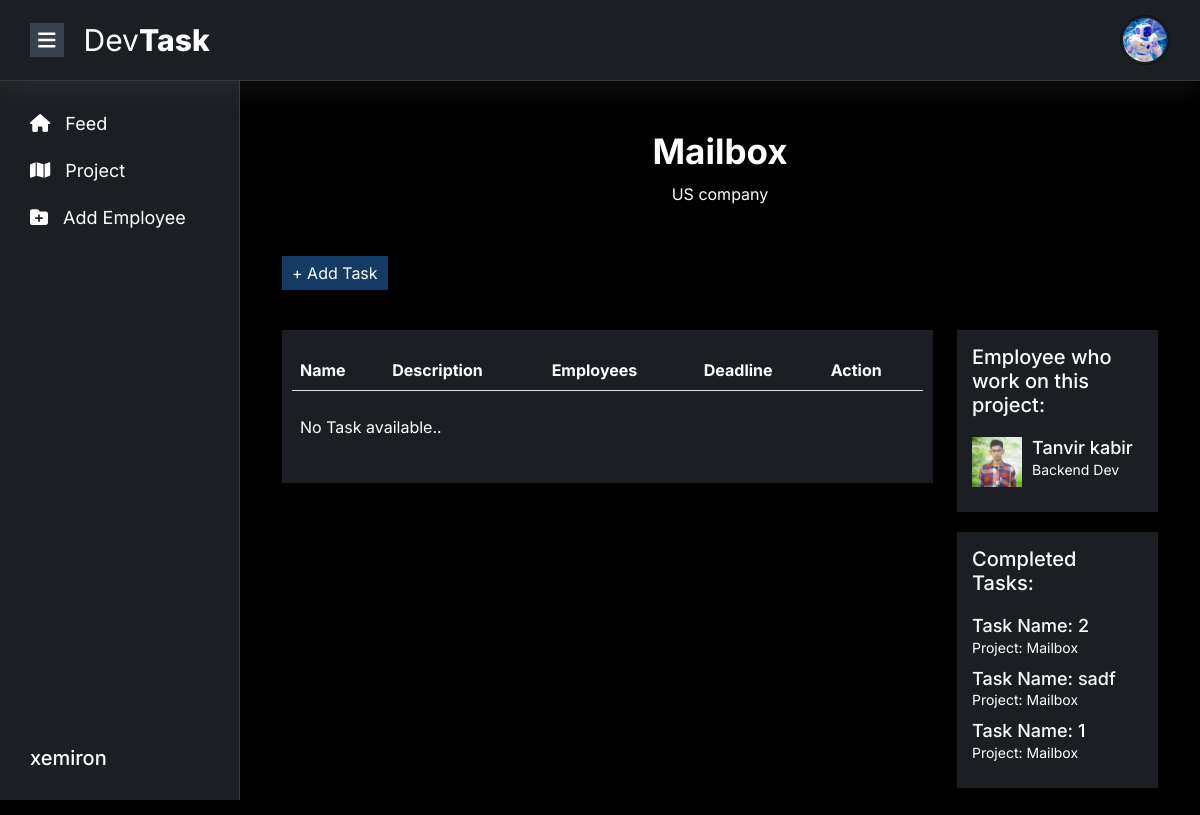
The page /single-project/mailbox (signed in) on the database its author committed.
### account/models.py (models this page shows, shortened)
class User(AbstractUser):
    ROLE_CHOICES = [
        ('owner', 'Owner'),
        ('manager', 'Manager'),
        ('employee', 'Employee'),
    ]
    role = models.CharField(max_length=20, choices=ROLE_CHOICES, default='owner')
    image = models.ImageField(upload_to='profile/', default='../static/images/bot.jpg')
    company = models.CharField(max_length=255)
    position = models.CharField(max_length=255, blank=True, null=True)

### main/models.py (models this page shows, shortened)
class Project(models.Model):
    slug = AutoSlugField(populate_from='name', unique=True)
    name = models.CharField(max_length=255)
    description = models.TextField(blank=True, null=True)
    employee = models.ManyToManyField(User, related_name="projects")
    user = models.ForeignKey(User, on_delete=models.CASCADE, related_name='created_projects')
    created_at = models.DateTimeField(auto_now_add=True)
    class Meta:
        ordering = ['-created_at']
    def __str__(self):
        return self.name

class Task(models.Model):
    name = models.CharField(max_length=255)
    description = models.TextField(blank=True, null=True)
    project = models.ForeignKey(Project, on_delete=models.CASCADE, related_name='tasks')
    employee = models.ManyToManyField(User, related_name="task")
    user = models.ForeignKey(User, on_delete=models.CASCADE, related_name='created_task')
    status = models.BooleanField(default=False)
    due_date = models.DateTimeField()
    created_at = models.DateTimeField(auto_now_add=True)
    class Meta:
        ordering = ['-created_at']

### main/views.py (the view)
# urls.py: path('single-project/<slug:slug>', views.single_project, name='single-project'),
def single_project(request, slug):
    project = get_object_or_404(Project, slug=slug)
    employees = project.employee.all()
    tasks = Task.objects.filter(project=project, status=False)
    completed_tasks = Task.objects.filter(project=project, status=True)
    return render(request,'single-project.html', {'project': project, 'employees': employees, 'tasks': tasks, 'completed_tasks': completed_tasks})

### templates/single-project.html (shortened to what this page needs)
{% extends "base.html" %}
{% load static %}
{% block main %}
		<div class="container">
			<div class="row">
				<div class="col-12">
					<div class="add-employee">
						<div class="add-employee-header">
							<h2>{{ project.name }}</h2>
							<p>{{ project.description }}</p>
						</div>
					</div>
				</div>
				<div class="col-12">
					{% if user.role == 'owner' %}
						<div class="add-employee-btn">
							<button data-bs-toggle="modal" data-bs-target="#exampleModal">+ Add Task</button>
						</div>
					{% endif %}
					<div class="project-list">
						<div class="row">
							<div class="col-md-9">
								<div class="add-task-section">
									<div class="employee-list">
										<div class="table-responsive">
											<table class="table table-responsive-md">
												<thead>
													<tr>
														<th>Name</th>
														<th>Description</th>
														<th>Employees</th>
														<th>Deadline</th>
														<th>Action</th>
													</tr>
												</thead>
												<tbody>
													{% if tasks %}
													    {% for task in tasks %}
															<tr>
																<td>{{task.name}}</td>
																<td>{{ task.description }}</td>
																<td>
																	<div class="employee-imgs">
																		{% for em in task.employee.all %}
																			<img src="{{ em.image.url }}" title="{{em.first_name}} {{em.last_name}}" alt="">
																		{% endfor %}
																	</div>
																</td>
																<td>{{ task.due_date | date:'d M, Y' }}</td>
																<td>
																	{% if user.role == 'owner' %}
																		<div class="d-flex justify-content-center">
																			<a data-bs-toggle="modal" data-bs-target="#examModal{{task.id}}" class="me-1 employee-edit" style="cursor: pointer;">
																				<i class="fa fa-pencil"></i>
																			</a>
																			<a data-bs-toggle="modal" data-bs-target="#deleteModal{{task.id}}" class="employee-delete" style="cursor: pointer;">
																				<i class="fa fa-trash"></i>
																			</a>
																		</div>
																	{% else %}
																		<div class="d-flex justify-content-center">
																			<form method="POST" action="{% url 'update-task-status' task.id %}">
																				{% csrf_token %}
																				<button type="submit" class="me-1 employee-edit" style="cursor: pointer; border: none;">
																					<i class="fa-regular fa-circle-check"></i>
																				</button>
																			</form>
																		</div>
																	{% endif %}
																</td>
															</tr>
														{% endfor %}
													{% else %}
														<tr >
															<td colspan="5" class="pt-4">No Task available..</td>
														</tr>
													{% endif %}
												</tbody>
											</table>
										</div>
									</div>
								</div>
							</div>
							<div class="col-md-3">
								<div class="employee-work-on">
									<h3>Employee who work on this project:</h3>
									<ul>
										{% for em in employees %}
											<li>
												<img src="{{em.image.url}}" alt="">
												<div>
													<h4>{{em.first_name}} {{em.last_name}}</h4>
													<p>{{ em.position }}</p>
												</div>
											</li>
										{% endfor %}
									</ul>
								</div>
								<div class="employee-work-on">
									<h3>Completed Tasks:</h3>
									<ul>
										{% if completed_tasks %}
											{% for completed in completed_tasks %}
												<li>
													<div>
														<h4>Task Name: {{completed.name}}</h4>
														<p>Project: {{ completed.project }}</p>
													</div>
												</li>
											{% endfor %}
										{% else %}
											<li>
												<div>
													<h4>No Task Completed !</h4>
												</div>
											</li>
										{% endif %}
									</ul>
								</div>
							</div>
						</div>
					</div>
				</div>
			</div>
		</div>
	{% endblock main %}

### templates/base.html (shortened to what this page needs)
{% load static %}
<!DOCTYPE html>
<html lang="en">
<head>
	<link rel="stylesheet" type="text/css" href="https://cdn.jsdelivr.net/npm/toastify-js/src/toastify.min.css">
	<link rel="stylesheet" href="{% static 'css/bootstrap.min.css' %}">
	<link rel="stylesheet" href="{% static 'css/all.min.css' %}">
	<link rel="stylesheet" href="{% static 'css/style.css' %}">
	<link rel="stylesheet" href="{% static 'css/responsive.css' %}">
</head>
<body>
	<header>
		<div class="container-custom">
			<div class="row">
				<div class="col-12">
					<div class="header-main">
						<div class="header-left">
							<button id="menu-btn"><i class="fa-solid fa-bars"></i></button>
							<div class="header-logo">
								<a href="{% url 'home' %}">
									<h2>Dev<span>Task</span></h2>
								</a>
							</div>
						</div>
						<div class="header-right d-flex align-items-center gap-1">
							{% if request.user.is_authenticated %}
								<div class="header-profile">
									<img src="{{ request.user.image.url }}" id="profile-open-btn" alt="">
								</div>
							{% else %}
								<div>
									<a href="{% url 'signup' %}" class="primary-button text-white"> Login</a>
								</div>
							{% endif %}
							</div>
						</div>
					</div>
				</div>
			</div>
	</header>
	<section>
		<div class="main-body-layout">
			<aside id="aside" class="width-20">
				<div class="aside-menu-item">
					<ul>
						<li>
							<a href="{% url 'home' %}" {% if request.path == '/' %} class="active" {% endif %}>
								<i class="fa-solid fa-house"></i>
								Feed
							</a>
						</li>
						<li>
							<a href="{% url 'project' %}" {% if request.path == '/project/' %} class="active" {% endif %}>
								<i class="fa-solid fa-map"></i>
								Project
							</a>
						</li>
						{% if user.role == 'owner' %}
							<li>
								<a href="{% url 'employee' %}" {% if request.path == '/employee/' %} class="active" {% endif %}>
									<i class="fa-solid fa-folder-plus"></i>
									Add Employee
								</a>
							</li>
						{% endif %}
					</ul>
				</div>
				<div class="company-name">
					<h2>{{request.user.company}}</h2>
				</div>
			</aside>
			<main id="main" class="margin-20">
				{% block main %}
				{% endblock main %}
			</main>
		</div>
	</section>
</body>
</html>

### static/css/style.css (style rules this page uses)
* { margin: 0; padding: 0; box-sizing: border-box; }
:root { --primary-color: #ed143d; --secondary-color: #111; --bg-color: #1b1f23; }
body { font-family: "Inter", sans-serif; background: #000; }
html { scroll-behavior: smooth; }
.container-custom { width: 100%; padding: 0 30px; }
ul { margin: 0; padding: 0; list-style: none; }
a { text-decoration: none; width: fit-content; display: block; }
img { max-width: 100%; }
h1, h2, h3, h4, h5, h6, p, span { margin: 0; padding: 0; }
header { box-shadow: rgba(100, 100, 111, 0.2) 0px 7px 29px 0px; border-bottom: 1px solid rgba(255, 255, 255, 0.11); padding: 15px 0; background: var(--bg-color); position: fixed; width: 100%; z-index: 99; }
.header-main { display: flex; align-items: center; justify-content: space-between; gap: 20px; }
.header-logo h2 { font-size: 30px; font-weight: 400; color: #fff; }
.header-logo h2 span { font-weight: 800; }
.header-left { display: flex; align-items: center; gap: 20px; }
.header-left #menu-btn { background: #38434f; border: none; color: #fff; padding: 2px 8px; font-size: 20px; }
.header-profile { position: relative; }
.header-profile img { width: 50px; height: 50px; object-fit: cover; cursor: pointer; border-radius: 50%; padding: 2px; border: 1px solid var(--secondary-color); }
.main-body-layout { display: flex; }
.main-body-layout aside { background: var(--bg-color); height: 100vh; border-right: 1px solid rgba(255, 255, 255, 0.11); transition: .5s; color: #fff; overflow: hidden; padding: 30px 0; position: fixed; padding-top: 100px; z-index: 9; display: flex; flex-direction: column; justify-content: space-between; margin: auto; height: 100vh; }
.main-body-layout main { transition: .5s; width: 100%; color: #fff; padding: 30px; margin-top: 100px; }
.company-name h2 { font-size: 20px; margin-left: 30px; }
.width-20 { width: 20%; }
.margin-20 { margin-left: 20%; }
.aside-menu-item ul li a { padding: 10px 10px 10px 30px; color: #fff; font-size: 18px; }
.aside-menu-item ul li a svg { margin-right: 10px; }
.add-employee-header { text-align: center; }
.add-employee-header h2 { font-size: 35px; font-weight: 700; margin-bottom: 10px; }
.add-employee-btn { margin-top: 50px; }
.add-employee-btn button { background: #143b64; border: none; color: #fff; padding: 5px 10px; }
.employee-list { background: var(--bg-color); margin: 20px 0 50px 0; padding: 20px 10px; }
.employee-list table tr { color: #fff; }
.employee-list table td { border-bottom-width: 0px; }
.employee-list table td:first-child { min-width: 70px; }
.project-list { display: grid; grid-gap: 30px; grid-template-columns: repeat(auto-fit,minmax(290px, 1fr)); grid-auto-flow: dense; margin: 20px auto; }
.employee-work-on { background: var(--bg-color); padding: 15px; margin-top: 20px; }
.employee-work-on h3 { font-size: 20px; }
.employee-work-on ul { margin-top: 20px; }
.employee-work-on ul li { display: flex; gap: 10px; margin-bottom: 10px; }
.employee-work-on ul li img { width: 50px; height: 50px; object-fit: cover; }
.employee-work-on ul li h4 { font-size: 18px; }
.employee-work-on ul li p { font-size: 14px; }

### rows shown on the page
User: user.image (picture), user.company "xemiron"
Project: name "Mailbox", description "US company"
User: image (picture), first_name "Tanvir", last_name "kabir", position "Backend Dev"
Task: name "2", project "Mailbox"
Task: name "sadf", project "Mailbox"
Task: name "1", project "Mailbox"
